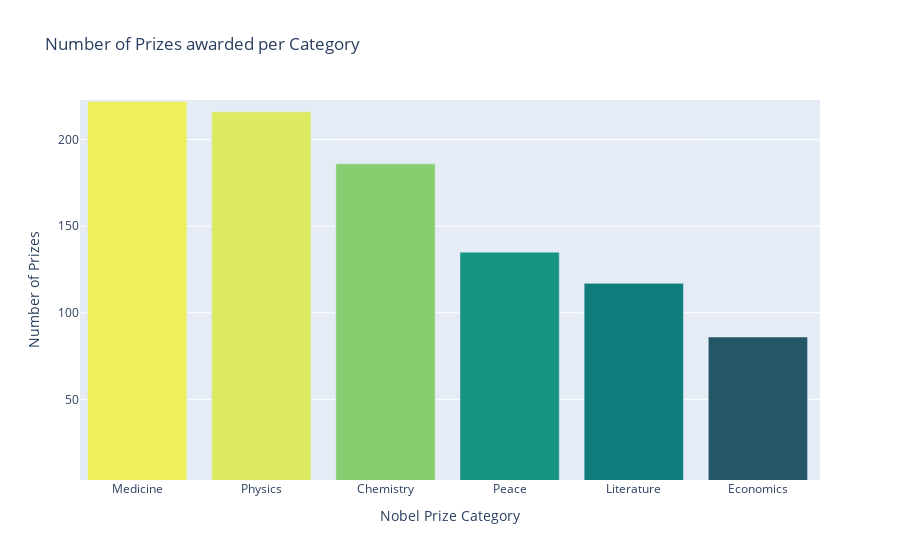

Here is the notebook cell this chart was saved with:
### Code cell
prizes_by_category = df_data.category.value_counts()
bar_chart = px.bar(x=prizes_by_category.index, y=prizes_by_category.values,
             color = prizes_by_category.values,
             color_continuous_scale='Aggrnyl',
             title='Number of Prizes awarded per Category')
 
bar_chart.update_layout(xaxis_title='Nobel Prize Category', yaxis_title='Number of Prizes',
                    coloraxis_showscale=False)
bar_chart.show()

### Figure 1 — Plotly figure (JSON) as saved in the notebook; plotly's stock layout.template omitted (floating-point values rounded to 4 significant figures)
{"data": [{"alignmentgroup": "True", "hovertemplate": "x=%{x}<br>y=%{y}<br>color=%{marker.color}<extra></extra>", "legendgroup": "", "marker": {"color": [222, 216, 186, 135, 117, 86], "coloraxis": "coloraxis", "pattern": {"shape": ""}}, "name": "", "offsetgroup": "", "orientation": "v", "showlegend": false, "textposition": "auto", "type": "bar", "x": ["Medicine", "Physics", "Chemistry", "Peace", "Literature", "Economics"], "xaxis": "x", "y": [222, 216, 186, 135, 117, 86], "yaxis": "y"}], "layout": {"autosize": true, "barmode": "relative", "coloraxis": {"colorbar": {"title": {"text": "color"}}, "colorscale": [[0, "rgb(36, 86, 104)"], [0.1667, "rgb(15, 114, 121)"], [0.3333, "rgb(13, 143, 129)"], [0.5, "rgb(57, 171, 126)"], [0.6667, "rgb(110, 197, 116)"], [0.8333, "rgb(169, 220, 103)"], [1, "rgb(237, 239, 93)"]], "showscale": false}, "legend": {"tracegroupgap": 0}, "title": {"text": "Number of Prizes awarded per Category"}, "xaxis": {"anchor": "y", "autorange": false, "domain": [0, 1], "range": [-0.461, 5.5], "title": {"text": "Nobel Prize Category"}, "type": "category"}, "yaxis": {"anchor": "x", "autorange": false, "domain": [0, 1], "range": [3.44, 222.8], "title": {"text": "Number of Prizes"}, "type": "linear"}}}
